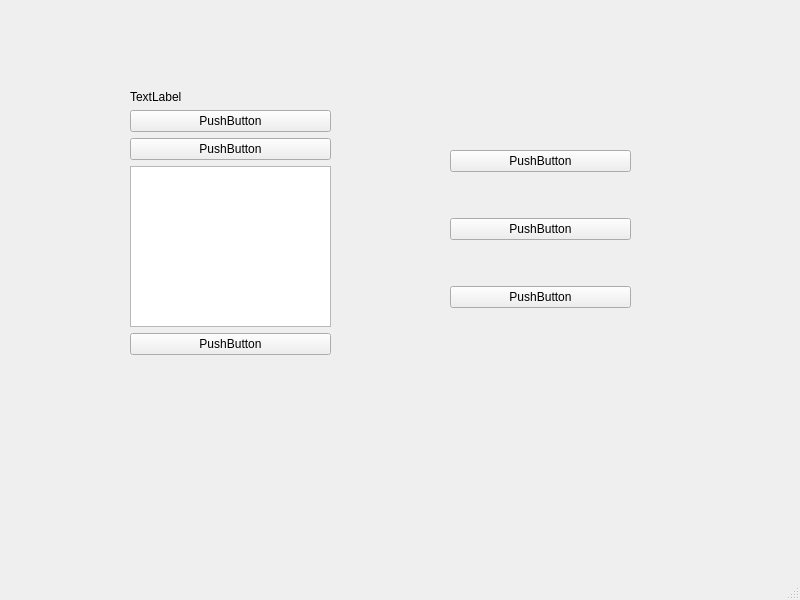
<?xml version="1.0" encoding="UTF-8"?>
<ui version="4.0">
 <class>MainWindow</class>
 <widget class="QMainWindow" name="MainWindow">
  <property name="geometry">
   <rect>
    <x>0</x>
    <y>0</y>
    <width>800</width>
    <height>600</height>
   </rect>
  </property>
  <property name="windowTitle">
   <string>MainWindow</string>
  </property>
  <widget class="QWidget" name="centralwidget">
   <widget class="QWidget" name="verticalLayoutWidget">
    <property name="geometry">
     <rect>
      <x>450</x>
      <y>110</y>
      <width>181</width>
      <height>241</height>
     </rect>
    </property>
    <layout class="QVBoxLayout" name="verticalLayout_2">
     <item>
      <widget class="QPushButton" name="pushButton_4">
       <property name="text">
        <string>PushButton</string>
       </property>
      </widget>
     </item>
     <item>
      <widget class="QPushButton" name="pushButton_5">
       <property name="text">
        <string>PushButton</string>
       </property>
      </widget>
     </item>
     <item>
      <widget class="QPushButton" name="pushButton_6">
       <property name="text">
        <string>PushButton</string>
       </property>
      </widget>
     </item>
    </layout>
   </widget>
   <widget class="QWidget" name="">
    <property name="geometry">
     <rect>
      <x>130</x>
      <y>90</y>
      <width>201</width>
      <height>265</height>
     </rect>
    </property>
    <layout class="QVBoxLayout" name="verticalLayout">
     <item>
      <widget class="QLabel" name="label">
       <property name="text">
        <string>TextLabel</string>
       </property>
      </widget>
     </item>
     <item>
      <widget class="QPushButton" name="pushButton">
       <property name="text">
        <string>PushButton</string>
       </property>
      </widget>
     </item>
     <item>
      <widget class="QPushButton" name="pushButton_2">
       <property name="text">
        <string>PushButton</string>
       </property>
      </widget>
     </item>
     <item>
      <widget class="QTextBrowser" name="textBrowser"/>
     </item>
     <item>
      <widget class="QPushButton" name="pushButton_3">
       <property name="text">
        <string>PushButton</string>
       </property>
      </widget>
     </item>
    </layout>
   </widget>
  </widget>
  <widget class="QMenuBar" name="menubar">
   <property name="geometry">
    <rect>
     <x>0</x>
     <y>0</y>
     <width>800</width>
     <height>30</height>
    </rect>
   </property>
  </widget>
  <widget class="QStatusBar" name="statusbar"/>
 </widget>
 <resources/>
 <connections/>
</ui>
